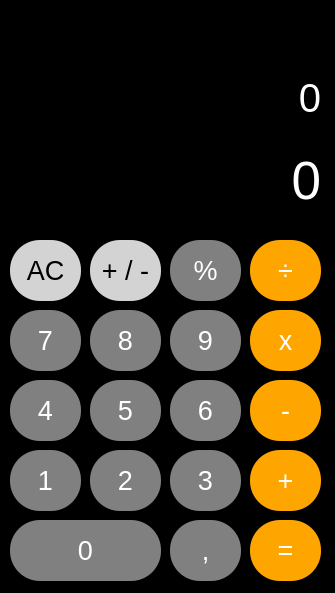
<?xml version="1.0" encoding="UTF-8"?>
<ui version="4.0">
 <class>MainWindow</class>
 <widget class="QMainWindow" name="MainWindow">
  <property name="enabled">
   <bool>true</bool>
  </property>
  <property name="geometry">
   <rect>
    <x>0</x>
    <y>0</y>
    <width>335</width>
    <height>593</height>
   </rect>
  </property>
  <property name="minimumSize">
   <size>
    <width>335</width>
    <height>593</height>
   </size>
  </property>
  <property name="maximumSize">
   <size>
    <width>335</width>
    <height>593</height>
   </size>
  </property>
  <property name="windowTitle">
   <string>Calculadora Iphone</string>
  </property>
  <property name="windowIcon">
   <iconset>
    <normaloff>icone.png</normaloff>icone.png</iconset>
  </property>
  <property name="styleSheet">
   <string notr="true">#centralwidget{
	background: black;
}

.QLabel{
	color: white;
}

.QPushButton{
	color: white;
	background-color: gray;
	border-radius: 30px;
}

.QPushButton:hover{
	color: white;
	background-color: red;
}

#btn_igual, #btn_mais, #btn_menos, #btn_mult, #btn_div{
	background-color: orange;
}

#btn_limpar, #btn_invert, #btn_porc{
	color: black;
	background-color: lightgray;
}

#btn_igual:disabled, #btn_mais:disabled, #btn_menos:disabled, #btn_mult:disabled, #btn_div:disabled {
	background-color: #e8b87d;
}</string>
  </property>
  <widget class="QWidget" name="centralwidget">
   <widget class="QPushButton" name="btn_limpar">
    <property name="geometry">
     <rect>
      <x>10</x>
      <y>240</y>
      <width>71</width>
      <height>61</height>
     </rect>
    </property>
    <property name="font">
     <font>
      <pointsize>20</pointsize>
     </font>
    </property>
    <property name="text">
     <string>AC</string>
    </property>
    <property name="shortcut">
     <string>Del</string>
    </property>
   </widget>
   <widget class="QPushButton" name="btn_invert">
    <property name="geometry">
     <rect>
      <x>90</x>
      <y>240</y>
      <width>71</width>
      <height>61</height>
     </rect>
    </property>
    <property name="font">
     <font>
      <pointsize>20</pointsize>
     </font>
    </property>
    <property name="text">
     <string>+ / -</string>
    </property>
   </widget>
   <widget class="QPushButton" name="btn_perc">
    <property name="geometry">
     <rect>
      <x>170</x>
      <y>240</y>
      <width>71</width>
      <height>61</height>
     </rect>
    </property>
    <property name="font">
     <font>
      <pointsize>20</pointsize>
     </font>
    </property>
    <property name="text">
     <string>%</string>
    </property>
   </widget>
   <widget class="QPushButton" name="btn_div">
    <property name="enabled">
     <bool>true</bool>
    </property>
    <property name="geometry">
     <rect>
      <x>250</x>
      <y>240</y>
      <width>71</width>
      <height>61</height>
     </rect>
    </property>
    <property name="font">
     <font>
      <pointsize>20</pointsize>
     </font>
    </property>
    <property name="text">
     <string>÷</string>
    </property>
    <property name="shortcut">
     <string>/</string>
    </property>
   </widget>
   <widget class="QPushButton" name="btn_mult">
    <property name="geometry">
     <rect>
      <x>250</x>
      <y>310</y>
      <width>71</width>
      <height>61</height>
     </rect>
    </property>
    <property name="font">
     <font>
      <pointsize>20</pointsize>
     </font>
    </property>
    <property name="text">
     <string>x</string>
    </property>
    <property name="shortcut">
     <string>*</string>
    </property>
   </widget>
   <widget class="QPushButton" name="btn_8">
    <property name="geometry">
     <rect>
      <x>90</x>
      <y>310</y>
      <width>71</width>
      <height>61</height>
     </rect>
    </property>
    <property name="font">
     <font>
      <pointsize>20</pointsize>
     </font>
    </property>
    <property name="text">
     <string>8</string>
    </property>
    <property name="shortcut">
     <string>8</string>
    </property>
   </widget>
   <widget class="QPushButton" name="btn_9">
    <property name="geometry">
     <rect>
      <x>170</x>
      <y>310</y>
      <width>71</width>
      <height>61</height>
     </rect>
    </property>
    <property name="font">
     <font>
      <pointsize>20</pointsize>
     </font>
    </property>
    <property name="text">
     <string>9</string>
    </property>
    <property name="shortcut">
     <string>9</string>
    </property>
   </widget>
   <widget class="QPushButton" name="btn_7">
    <property name="geometry">
     <rect>
      <x>10</x>
      <y>310</y>
      <width>71</width>
      <height>61</height>
     </rect>
    </property>
    <property name="font">
     <font>
      <pointsize>20</pointsize>
     </font>
    </property>
    <property name="text">
     <string>7</string>
    </property>
    <property name="shortcut">
     <string>7</string>
    </property>
   </widget>
   <widget class="QPushButton" name="btn_menos">
    <property name="geometry">
     <rect>
      <x>250</x>
      <y>380</y>
      <width>71</width>
      <height>61</height>
     </rect>
    </property>
    <property name="font">
     <font>
      <pointsize>20</pointsize>
     </font>
    </property>
    <property name="text">
     <string>-</string>
    </property>
    <property name="shortcut">
     <string>-</string>
    </property>
   </widget>
   <widget class="QPushButton" name="btn_6">
    <property name="geometry">
     <rect>
      <x>170</x>
      <y>380</y>
      <width>71</width>
      <height>61</height>
     </rect>
    </property>
    <property name="font">
     <font>
      <pointsize>20</pointsize>
     </font>
    </property>
    <property name="text">
     <string>6</string>
    </property>
    <property name="shortcut">
     <string>6</string>
    </property>
   </widget>
   <widget class="QPushButton" name="btn_4">
    <property name="geometry">
     <rect>
      <x>10</x>
      <y>380</y>
      <width>71</width>
      <height>61</height>
     </rect>
    </property>
    <property name="font">
     <font>
      <pointsize>20</pointsize>
     </font>
    </property>
    <property name="text">
     <string>4</string>
    </property>
    <property name="shortcut">
     <string>4</string>
    </property>
   </widget>
   <widget class="QPushButton" name="btn_5">
    <property name="geometry">
     <rect>
      <x>90</x>
      <y>380</y>
      <width>71</width>
      <height>61</height>
     </rect>
    </property>
    <property name="font">
     <font>
      <pointsize>20</pointsize>
     </font>
    </property>
    <property name="text">
     <string>5</string>
    </property>
    <property name="shortcut">
     <string>5</string>
    </property>
   </widget>
   <widget class="QPushButton" name="btn_mais">
    <property name="geometry">
     <rect>
      <x>250</x>
      <y>450</y>
      <width>71</width>
      <height>61</height>
     </rect>
    </property>
    <property name="font">
     <font>
      <pointsize>20</pointsize>
     </font>
    </property>
    <property name="text">
     <string>+</string>
    </property>
    <property name="shortcut">
     <string>+</string>
    </property>
   </widget>
   <widget class="QPushButton" name="btn_3">
    <property name="geometry">
     <rect>
      <x>170</x>
      <y>450</y>
      <width>71</width>
      <height>61</height>
     </rect>
    </property>
    <property name="font">
     <font>
      <pointsize>20</pointsize>
     </font>
    </property>
    <property name="text">
     <string>3</string>
    </property>
    <property name="shortcut">
     <string>3</string>
    </property>
   </widget>
   <widget class="QPushButton" name="btn_1">
    <property name="geometry">
     <rect>
      <x>10</x>
      <y>450</y>
      <width>71</width>
      <height>61</height>
     </rect>
    </property>
    <property name="font">
     <font>
      <pointsize>20</pointsize>
     </font>
    </property>
    <property name="text">
     <string>1</string>
    </property>
    <property name="shortcut">
     <string>1</string>
    </property>
   </widget>
   <widget class="QPushButton" name="btn_2">
    <property name="geometry">
     <rect>
      <x>90</x>
      <y>450</y>
      <width>71</width>
      <height>61</height>
     </rect>
    </property>
    <property name="font">
     <font>
      <pointsize>20</pointsize>
     </font>
    </property>
    <property name="text">
     <string>2</string>
    </property>
    <property name="shortcut">
     <string>2</string>
    </property>
   </widget>
   <widget class="QPushButton" name="btn_igual">
    <property name="geometry">
     <rect>
      <x>250</x>
      <y>520</y>
      <width>71</width>
      <height>61</height>
     </rect>
    </property>
    <property name="font">
     <font>
      <pointsize>20</pointsize>
     </font>
    </property>
    <property name="styleSheet">
     <string notr="true"/>
    </property>
    <property name="text">
     <string>=</string>
    </property>
    <property name="shortcut">
     <string>Enter</string>
    </property>
   </widget>
   <widget class="QPushButton" name="btn_virg">
    <property name="geometry">
     <rect>
      <x>170</x>
      <y>520</y>
      <width>71</width>
      <height>61</height>
     </rect>
    </property>
    <property name="font">
     <font>
      <pointsize>20</pointsize>
     </font>
    </property>
    <property name="text">
     <string>,</string>
    </property>
    <property name="shortcut">
     <string>,</string>
    </property>
   </widget>
   <widget class="QPushButton" name="btn_0">
    <property name="geometry">
     <rect>
      <x>10</x>
      <y>520</y>
      <width>151</width>
      <height>61</height>
     </rect>
    </property>
    <property name="font">
     <font>
      <pointsize>20</pointsize>
     </font>
    </property>
    <property name="text">
     <string>0</string>
    </property>
    <property name="shortcut">
     <string>0</string>
    </property>
   </widget>
   <widget class="QLabel" name="display">
    <property name="geometry">
     <rect>
      <x>20</x>
      <y>150</y>
      <width>301</width>
      <height>61</height>
     </rect>
    </property>
    <property name="font">
     <font>
      <pointsize>40</pointsize>
     </font>
    </property>
    <property name="text">
     <string>0</string>
    </property>
    <property name="alignment">
     <set>Qt::AlignBottom|Qt::AlignRight|Qt::AlignTrailing</set>
    </property>
   </widget>
   <widget class="QLabel" name="display2">
    <property name="geometry">
     <rect>
      <x>20</x>
      <y>60</y>
      <width>301</width>
      <height>61</height>
     </rect>
    </property>
    <property name="font">
     <font>
      <pointsize>30</pointsize>
     </font>
    </property>
    <property name="text">
     <string>0</string>
    </property>
    <property name="alignment">
     <set>Qt::AlignBottom|Qt::AlignRight|Qt::AlignTrailing</set>
    </property>
   </widget>
  </widget>
 </widget>
 <resources/>
 <connections/>
</ui>
